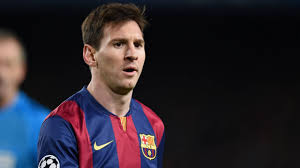
#> input picture images.jpg, 300 x 168 px
$ jupyter execute --allow-errors AI01.ipynb
#> lines starting #> are read from the running program, lines starting #| are printed output that depends on the picture
[cell 1]
import skimage
import cv2
import matplotlib.pyplot as plt
import numpy as np
import IPython.display as ipd
import PIL as Image
import io
import skimage.io

[cell 2]
img1 =ipd.Image('CRISTIANO-RONALDO.jpg')

[cell 3]
img1

#> (a cell that did not finish here is left out)

[cell 5]
img3=plt.imread('images.jpg')
#> img3 is the input picture: shape (168, 300, 3); mean R, G, B 43.3, 37.8, 46.2

[cell 6]
img3

[cell 7]
img3.shape
#> Out = (168, 300, 3)

[cell 8]
img3

[cell 9]
plt.imshow(img3)
#> (this line was passed over: IPython is not available in this run)

[cell 10]
img3_1 = img3[:,:,0].copy()
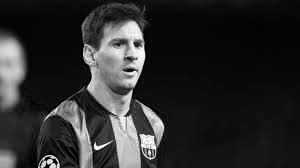
#> img3_1: shape (168, 300); min 0, max 255, mean 43.3

[cell 11]
img3_1.shape
#> Out = (168, 300)

[cell 12]
plt.imshow(img3_1)
#> (this line was passed over: IPython is not available in this run)

[cell 13]
plt.imsave('redmessi.jpg',img3_1,cmap='gray')

[cell 14]
ipd.Image('redmessi.jpg')

[cell 15]
plt.imshow(img3[:,:,1])
#> (this line was passed over: IPython is not available in this run)

[cell 16]
plt.figure(figsize=(20,12))
#> (this line was passed over: IPython is not available in this run)
plt.subplot(2,2,1)
#> (this line was passed over: IPython is not available in this run)
plt.imshow(img3[:,:,0],cmap='gray')
#> (this line was passed over: IPython is not available in this run)
plt.subplot(2,2,2)
#> (this line was passed over: IPython is not available in this run)
